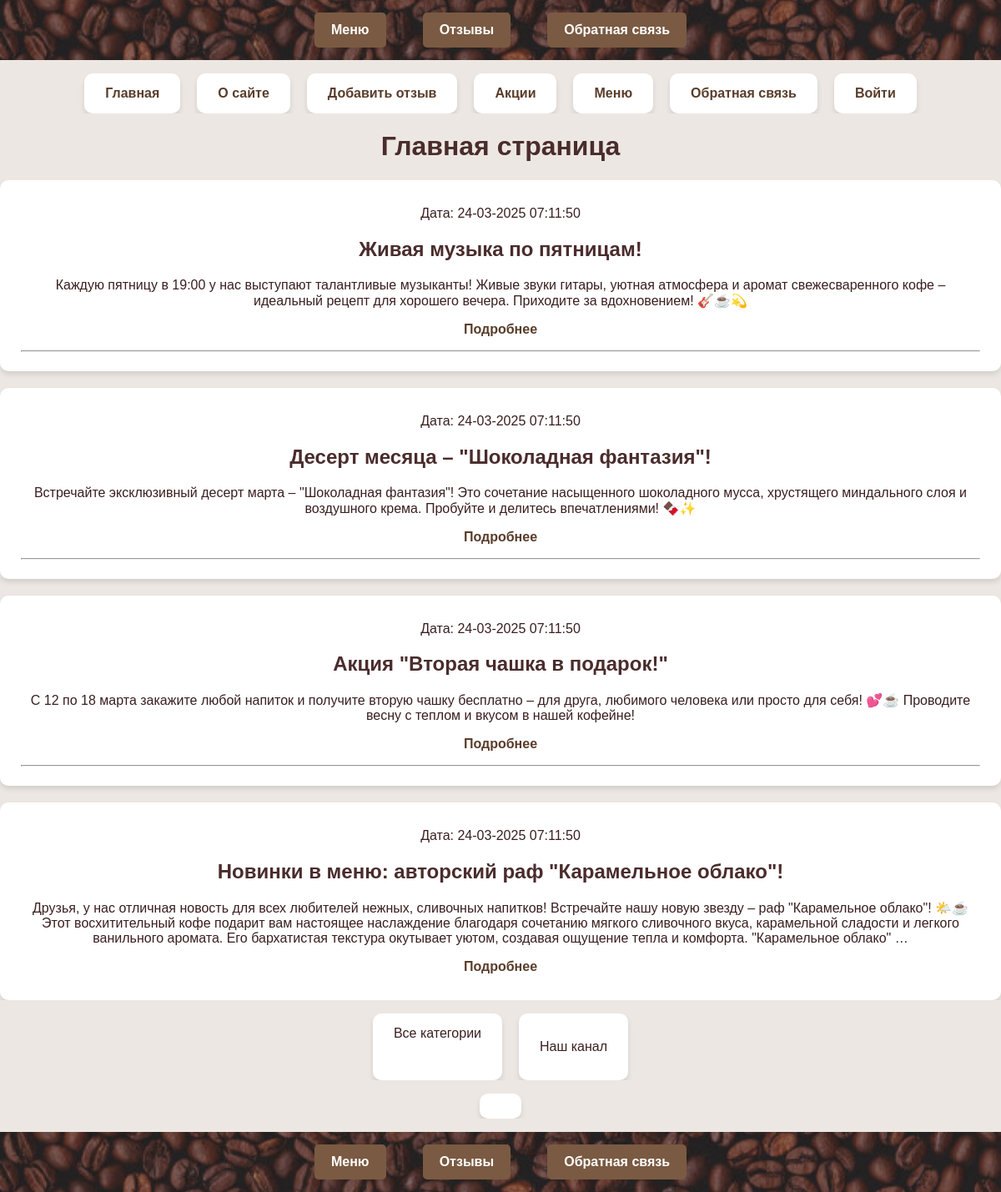
Before: / with the older database file.
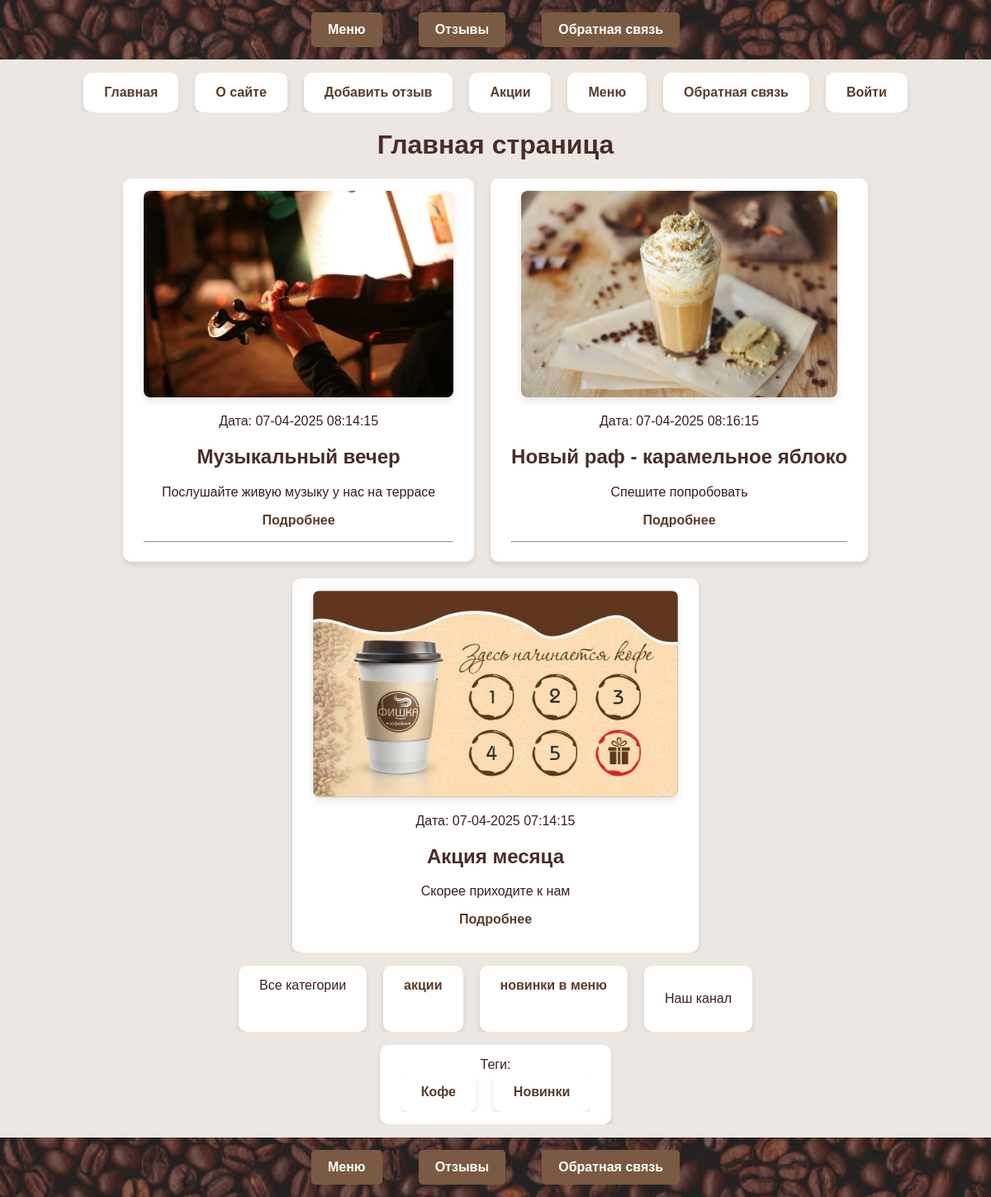
After: the same page with the newer database file.
### menu/models.py (models this page shows, shortened)
class Menu(models.Model):
    class Status(models.IntegerChoices):
        DRAFT = 0, 'Черновик'
        PUBLISHED = 1, 'Опубликовано'
    title = models.CharField(max_length=255)
    slug = models.SlugField(max_length=255, db_index=True, unique=True)
    content = models.TextField(blank=True)
    time_create = models.DateTimeField(auto_now_add=True)
    time_update = models.DateTimeField(auto_now=True)
    is_published = models.IntegerField(choices=Status.choices, default=Status.DRAFT)
    cat = models.ForeignKey('Category',on_delete=models.CASCADE, related_name='posts')
    tags = models.ManyToManyField('TagPost', blank=True,
                                  related_name='tags')
    days_count = models.PositiveIntegerField(blank=True,default=0)
    objects = models.Manager()
    published = PublishedManager()
    class Meta:
        ordering = ['-time_create']
        indexes = [models.Index(fields=['-time_create'])]
    def get_absolute_url(self):
        return reverse('post', kwargs={'post_slug': self.slug})

class MenuGalleryCover(models.Model):
    menu = models.OneToOneField(Menu,on_delete=models.SET_NULL, null=True, blank=True, related_name='cover')
    image = models.ImageField(upload_to='menu/news_covers/')
    caption = models.CharField(max_length=255, blank=True)

class Category(models.Model):
        name = models.CharField(max_length=100,
                                db_index=True)
        slug = models.SlugField(max_length=255,
                                unique=True, db_index=True)
        def get_absolute_url(self):
            return reverse('category', kwargs={'cat_slug': self.slug})

class TagPost(models.Model):
    tag = models.CharField(max_length=100,
                           db_index=True)
    slug = models.SlugField(max_length=255,
                            unique=True, db_index=True)
    def get_absolute_url(self):
        return reverse('tag', kwargs={'tag_slug':
                                          self.slug})

### menu/views.py (the view)
# urls.py: path('', views.index, name = 'home'),
def index(request):
    posts = Menu.published.all()
    data = {
        'title': 'Главная страница',
        'menu1': menu1,
        'posts': posts,
        'cat_selected': 0,
    }
    return render(request, 'menu/index.html',
                  context=data)

### menu/models.py (called while the page is built)
    def get_queryset(self):
        return super().get_queryset().filter(is_published=Menu.Status.PUBLISHED)

### menu/templatetags/catalog_tags.py (called while the page is built)
@register.inclusion_tag('menu/includes/menu_categoryes.html')
def show_categories(cat_selected_id=0):
    cats = Category.objects.annotate(total=Count("posts")).filter(total__gt=0)
    return {"cats": cats, "cat_selected":
        cat_selected_id}

### menu/templatetags/menu_tags.py (called while the page is built)
@register.simple_tag()
def get_categories():
    return Category.objects.all()

@register.inclusion_tag('menu/list_tags.html')
def show_all_tags():
    return {"tags":TagPost.objects.annotate(total=Count("tags")).filter(total__gt=0)}

### menu/templates/menu/index.html (shortened to what this page needs)
{% extends 'base.html' %}
{% block content %}
{% load menu_tags %}
{% load catalog_tags %}
{% get_categories as categories %}
<h1>{{ title }}</h1>
<ul class="news-list">
    {% for p in posts %}
    <li class="news-item">
        {% if p.cover and p.cover.image %}
        <div class="news-cover">
            <a href="{{ p.get_absolute_url }}">
                <img src="{{ p.cover.image.url }}" alt="{{ p.cover.caption }}" class="cover-preview">
            </a>
        </div>
        {% endif %}
        <div class="article-panel">
            <p class="last">Дата: {{ p.time_update|date:"d-m-Y H:i:s" }}</p>
        </div>
        <h2>{{ p.title }}</h2>
        <p>
            {% autoescape off %}
                {{ p.content|linebreaks|truncatewords:50 }}
            {% endautoescape %}
        </p>
        <p class="link-readpost"><a href="{{ p.get_absolute_url }}">Подробнее</a></p>
        {% if not forloop.last %}
        <hr>
        {% endif %}
    </li>
    {% endfor %}
</ul>
<td valign="top" class="left-chapters">
    <ul id="leftchapters">
        {% if cat_selected == 0 or cat_selected is None %}
        <li class="selected">Все категории</li>
        {% else %}
        <li><a href="{% url 'home' %}">Все категории</a></li>
        {% endif %}
        {% show_categories cat_selected %}
        <li class="share">
            <p>Наш канал</p>
        </li>
    </ul>
    <ul>
        <li>{% show_all_tags %}</li>
    </ul>
</td>
{% endblock %}

### templates/base.html (shortened to what this page needs)
<!DOCTYPE html>
{% load static %}
{% load menu_tags %}
{% get_categories as categories %}
<html>
<link type="text/css" href="{% static 'menu/css/styles.css' %}" rel="stylesheet"/>
<head>
    {% include 'menu/includes/nav.html' %}
</head>
<body>
<ul>
    <li><a href="{% url 'home' %}">Главная</a></li>
    {% for m in menu1 %}
    <li>
        <a href="{% url m.url_name %}">{{m.title}}</a>
    </li>
    {% endfor %}
</ul>
{% block content %}{% endblock %}
</body>
{% include 'menu/includes/nav.html' %}
</html>

### menu/templates/menu/includes/nav.html
<nav>
 <a href="#">Меню</a> |
 <a href="#">Отзывы</a> |
 <a href="#">Обратная связь</a>
</nav>

### menu/templates/menu/includes/menu_categoryes.html
{% for cat in cats %}
 {% if cat.id == cat_selected %}
 <li
class="selected">{{cat.name}}</li>
 {% else %}
 <li><a href="{{ cat.get_absolute_url}}">{{cat.name}}</a></li>
 {% endif %}
{% endfor %}

### menu/templates/menu/list_tags.html
{% if tags %}
    Теги:
    <ul class="tags-list">
        {% for t in tags %}
        <li><a
                href="{{t.get_absolute_url}}">{{t.tag}}</a></li>
        {% endfor %}
    </ul>
    {% endif %}

### menu/static/menu/css/styles.css (style rules this page uses)
body { font-family: 'Arial', sans-serif; background-color: #ece7e2; color: #3a1f1f; margin: 0; padding: 0; }
nav { padding: 15px 0; text-align: center; display: flex; justify-content: center; gap: 20px; flex-wrap: wrap; }
nav a { color: #fff; text-decoration: none; padding: 12px 20px; font-weight: bold; background-color: #7a5a42; border-radius: 5px; transition: background-color 0.3s ease; }
h1, h2 { color: #4a2c2c; text-align: center; }
ul { list-style-type: none; padding: 0; display: flex; flex-wrap: wrap; justify-content: center; gap: 20px; overflow-x: hidden; }
li { background: #fff; padding: 15px 25px; border-radius: 10px; box-shadow: 0px 4px 6px rgba(0, 0, 0, 0.1); flex: 0 1 auto; text-align: center; }
a { color: #5a3d2b; text-decoration: none; font-weight: bold; }
.news-cover { text-align: center; margin-bottom: 10px; }
.cover-preview { max-width: 100%; height: auto; max-height: 250px; object-fit: cover; border-radius: 8px; box-shadow: 0 4px 8px rgba(0, 0, 0, 0.1); transition: transform 0.3s ease, box-shadow 0.3s ease; }

Changed rows visible on the page:
removed Menu: time_update "24-03-2025 07:11:50", title "Живая музыка по пятницам!", content "Каждую пятницу в 19:00 у нас выступают талантливые музыканты! Живые звуки гитары, уютная атмосфера и аромат свежесваренного кофе – идеальный рецепт для хорошего вечера. Приходите за вдохновением! 🎸☕💫"
removed Menu: time_update "24-03-2025 07:11:50", title "Десерт месяца – \"Шоколадная фантазия\"!", content "Встречайте эксклюзивный десерт марта – \"Шоколадная фантазия\"! Это сочетание насыщенного шоколадного мусса, хрустящего миндального слоя и воздушного крема. Пробуйте и делитесь впечатлениями! 🍫✨"
added Menu: cover.image (picture), time_update "07-04-2025 08:14:15", title "Музыкальный вечер", content "Послушайте живую музыку у нас на террасе"
changed Menu: slug "New-menu" → "new-raf" (drawn); time_update "24-03-2025 07:11:50" → "07-04-2025 08:16:15"; title "Новинки в меню: авторский раф \"Карамельное облако\"!" → "Новый раф - карамельное яблоко"; content "Друзья, у нас отличная новость для всех любителей нежных, сливочных напитков! Встречайте нашу новую звезду – раф \"Карамельное облако\"! 🌤️☕ Этот восхитительный кофе подарит вам настоящее наслаждение благодаря сочетанию мягкого сливочного вкуса, карамельной сладости и легкого ванильного аромата. Его бархатистая текстура окутывает уютом, создавая ощущение тепла и комфорта. \"Карамельное облако\" …" → "Спешите попробовать"; moves up the list
changed Menu: slug "New-special" → "new-special" (drawn); time_update "24-03-2025 07:11:50" → "07-04-2025 07:14:15"; title "Акция \"Вторая чашка в подарок!\"" → "Акция месяца"; content "С 12 по 18 марта закажите любой напиток и получите вторую чашку бесплатно – для друга, любимого человека или просто для себя! 💕☕ Проводите весну с теплом и вкусом в нашей кофейне!" → "Скорее приходите к нам"
added Category: name "акции"
added Category: name "новинки в меню"
added TagPost: tag "Кофе"
added TagPost: tag "Новинки"
Other visible differences:
text now shown: "Теги:"
